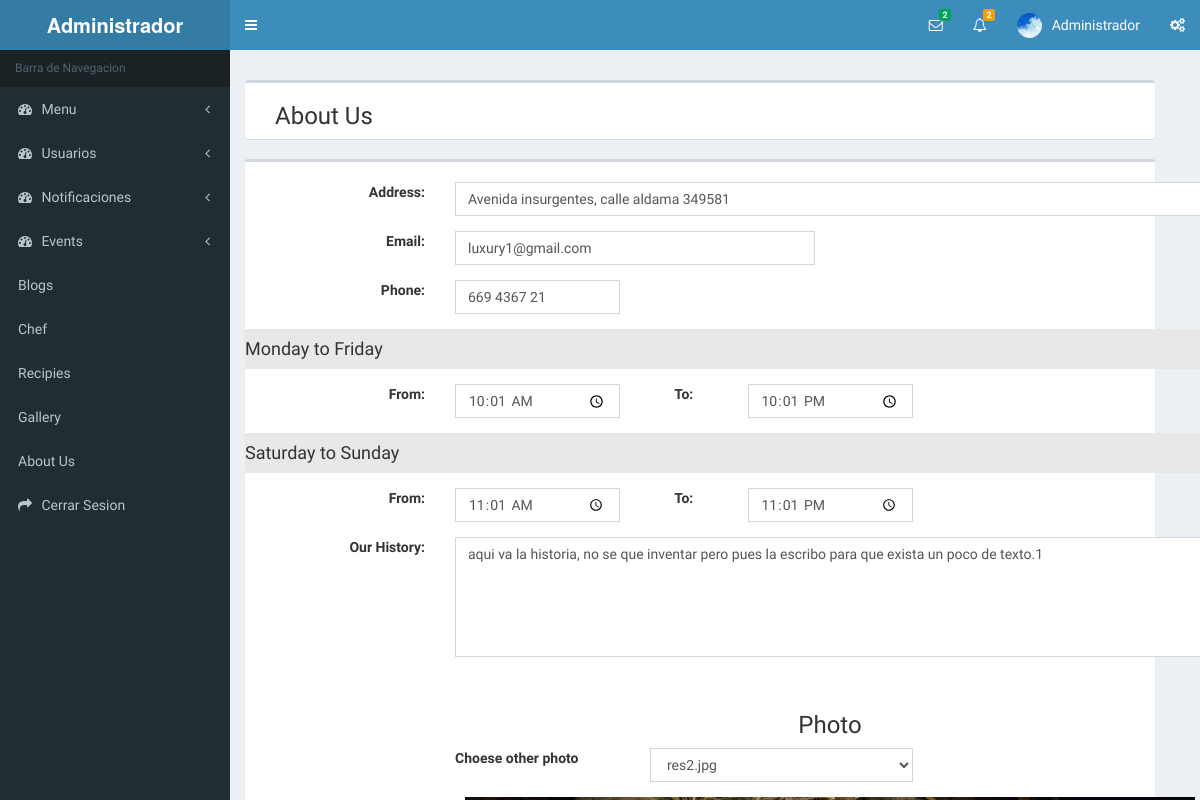
Before: /index.php/Admin/NosotrosActualizar with the older database file.
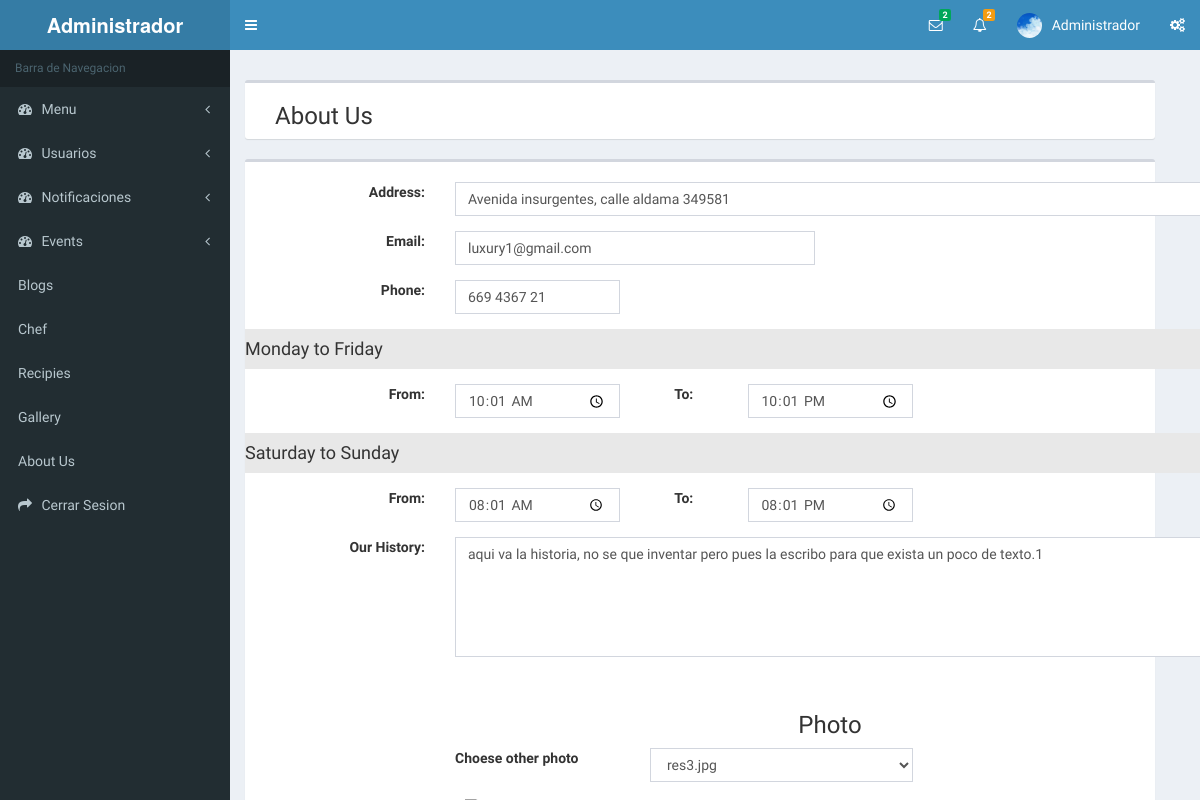
After: the same page with the newer database file.
### tables this page shows
CREATE TABLE `datos_restaurante` (
  `id` int(11) unsigned NOT NULL AUTO_INCREMENT,
  `address` varchar(255) NOT NULL,
  `telefono` varchar(12) NOT NULL,
  `email` varchar(50) NOT NULL,
  `status` tinyint(1) NOT NULL DEFAULT '1',
  `historia` text NOT NULL,
  `video` varchar(100) NOT NULL,
  `hi_lv` time NOT NULL,
  `hf_lv` time NOT NULL,
  `hi_sd` time NOT NULL,
  `hf_sd` time NOT NULL,
  PRIMARY KEY (`id`)
);

### application/controllers/Admin/NosotrosActualizar.php (called while the page is built, shortened)
<?php
class NosotrosActualizar extends CI_Controller {
	public function __construct()
	{
		$this->load->model('Restaurant/AboutUsModel');
	}
	public function index()
	{
		$data['key'] 		= $this->AboutUsModel->check();
		$data['historia']	= $this->AboutUsModel->Carga();
		$data['fotos']		= $this->AboutUsModel->GetPhotos();
		if(!empty($data['key']) ){
			$this->load->view('Administrador/NosotrosActualizar',$data);
		}
	}
}

### index.php (called while the page is built, shortened)
<?php
require_once BASEPATH.'core/CodeIgniter.php';

### application/models/Restaurant/AboutUsModel.php (called while the page is built, shortened)
<?php
class AboutUsModel extends CI_Model {
	public function Carga(){
		$this->db->select('historia, foto');
		$this->db->from('datos_restaurante, fotos_restaurante');
		$this->db->where('fotos_restaurante.tipo',1);
		return $this->db->get()->result();
	}
	public function check(){
		$query = $this->db->query('SELECT * FROM datos_restaurante WHERE EXISTS (SELECT id FROM datos_restaurante WHERE id = 1)')->row();
		return $query;
	}
	public function GetPhotos(){
		$this->db->select('*');
		$this->db->from('fotos_restaurante');
		$this->db->where('status',1);
		return $this->db->get()->result();
	}
}

### application/views/Administrador/NosotrosActualizar.php (the view, shortened to what this page needs)
<?php $this->load->view('Administrador/Global/Header');?>
<?php $this->load->view('Administrador/Global/AsideLeft');?>
<div class="content-wrapper">
    <section class="content-header">
      	<section class="content">
	        <div class="row box">
    			<div class="container">
    				<div class="col-md-2"><h3>About Us</h3></div>
    			</div>
	        </div>
	        <div class="row box">
	        	<div class="container" id="contentenido">
    				<div class="row">
    					<div class="col-md-12">
    						<form enctype="multipart/form-data" role="form" method="post" action="<?= base_url('index.php/Admin/NosotrosActualizar/do_upload'); ?>"  id="saaveForm">
    								<br>
    								<div class="row form-group">
					                    <div class="col-md-2 text-right">
					                        <label class="col-form-label mr-2 control-label">Address: </label>
					                    </div>
					                    <div class="col-md-10">
					                        <input maxlength="100" type="text" name="adrres" class="form-control" placeholder="*" value="<?= $key->address; ?>" required>
					                    </div>
					                </div>
					                <div class="row form-group">
					                    <div class="col-md-2 text-right">
					                        <label class="col-form-label mr-2 control-label">Email: </label>
					                    </div>
					                    <div class="col-md-4">
					                        <input maxlength="100" type="email" name="email" class="form-control" placeholder="*" value="<?= $key->email; ?>" required>
					                    </div>
					                </div>
					                <div class="row form-group">
					                    <div class="col-md-2 text-right">
					                        <label class="col-form-label mr-2 control-label">Phone: </label>
					                    </div>
					                    <div class="col-md-2">
					                        <input maxlength="10" type="text" name="phone" class="form-control" placeholder="*" value="<?= $key->telefono; ?>" required>
					                    </div>
					                </div>
					                <div class="row form-group" style="background-color: #e8e8e8;">
					                	<h4>Monday to Friday</h4>
					                </div>
					                <div class="row form-group">
					                    <div class="col-md-2 text-right">
					                        <label class="col-form-label mr-2 control-label">From: </label>
					                    </div>
					                    <div class="col-md-2">
					                        <input maxlength="10" type="time" name="hi_lv" class="form-control" placeholder="*" value="<?= $key->hi_lv; ?>" required>
					                    </div>
					                    <div class="col-md-1 text-center">
					                        <label class="col-form-label mr-2 control-label">To: </label>
					                    </div>
					                    <div class="col-md-2">
					                        <input maxlength="10" type="time" name="hf_lv" class="form-control" placeholder="*" value="<?= $key->hf_lv; ?>" required>
					                    </div>
					                </div>
					                <div class="row form-group" style="background-color: #e8e8e8;">
					                	<h4>Saturday to Sunday</h4>
					                </div>
					                <div class="row form-group">
					                    <div class="col-md-2 text-right">
					                        <label class="col-form-label mr-2 control-label">From: </label>
					                    </div>
					                    <div class="col-md-2">
					                        <input maxlength="10" type="time" name="hi_sd" class="form-control" placeholder="*" value="<?= $key->hi_sd; ?>" required>
					                    </div>
					                    <div class="col-md-1 text-center">
					                        <label class="col-form-label mr-2 control-label">To: </label>
					                    </div>
					                    <div class="col-md-2">
					                        <input maxlength="10" type="time" name="hf_sd" class="form-control" placeholder="*" value="<?= $key->hf_sd; ?>" required>
					                    </div>
					                </div>
					                <div class="row form-group">
					                    <div class="col-md-2 text-right">
					                        <label class="col-form-label mr-2 control-label">Our History: </label>
					                    </div>
					                    <div class="col-md-10">
					                        <textarea maxlength="100" type="text" name="history" class="form-control" placeholder="*" required style="height: 120px;"><?= $key->historia; ?></textarea><br>
					                    </div>
					                </div>
					                <div class="row form-group">
					                    <h3 class="text-center">Photo</h3>
					                    <div class="col-md-offset-2 col-md-2">
					                    	<label>Choese other photo</label>
					                    </div>
					                    <div class="col-md-3">
					                    	<select name="photo" id="photo" class="form-control">
					                    		<?php foreach ($fotos as $f) { ?>
					                    		<?php if($f->tipo==1){ ?>
					                    			<option value="<?= $f->id; ?>" selected><?= $f->foto; ?></option>
					                    		<?php }else{ ?>
					                    			<option value="<?= $f->id; ?>"><?= $f->foto; ?></option>
					                    		<?php } } ?>
					                    	</select>
					                    </div>
					                </div>
    						</form>
    					</div>
    				</div>
    			</div>
			</div>
		</section>
    </section>
  </div>
<?php $this->load->view('Administrador/Global/AsideRight');?>
<?php $this->load->view('Administrador/Global/Footer');?>

### application/views/Administrador/Global/Header.php (shortened to what this page needs)
<!DOCTYPE html>
<html>
<head>
  <link rel="stylesheet" href="<?php echo base_url('assets/AdminLTE/bower_components/bootstrap/dist/css/bootstrap.min.css');?>">
  <link rel="stylesheet" href="<?php echo base_url('assets/AdminLTE/bower_components/font-awesome/css/font-awesome.min.css');?>">
  <link rel="stylesheet" href="<?php echo base_url('assets/AdminLTE/bower_components/Ionicons/css/ionicons.min.css');?>">
  <link rel="stylesheet" href="<?php echo base_url('assets/AdminLTE/bower_components/jvectormap/jquery-jvectormap.css');?>">
  <link rel="stylesheet" href="<?php echo base_url('assets/AdminLTE/dist/css/AdminLTE.min.css');?>">
  <link rel="stylesheet" href="<?php echo base_url('assets/AdminLTE/dist/css/skins/_all-skins.min.css');?>">
        <link rel="stylesheet" href="<?= base_url('assets/sources/css/bootstrap-dialog.min.css') ?>">
</head>
<body class="hold-transition skin-blue sidebar-mini fixed">
<div class="wrapper">

### application/views/Administrador/Global/AsideLeft.php (shortened to what this page needs)
<header class="main-header">
    <a href="index2.html" class="logo">
      <span class="logo-lg"><b>Administrador</b></span>
    </a>
    <nav class="navbar navbar-static-top">
      <a href="#" class="sidebar-toggle" data-toggle="push-menu" role="button">
      </a>
      <div class="navbar-custom-menu">
        <ul class="nav navbar-nav">
          <li class="dropdown messages-menu">
            <a href="#" class="dropdown-toggle" data-toggle="dropdown">
              <i class="fa fa-envelope-o"></i>
              <span class="label label-success">2</span>
            </a>
          </li>
          <li class="dropdown notifications-menu">
            <a href="#" class="dropdown-toggle" data-toggle="dropdown">
              <i class="fa fa-bell-o"></i>
              <span class="label label-warning">2</span>
            </a>
          </li>
          <li class="dropdown user user-menu">
            <a href="#" class="dropdown-toggle" data-toggle="dropdown">
              <img src="<?php echo base_url('assets/AdminLTE/dist/img/user2-160x160.jpg');?>" class="user-image" alt="User Image">
              <span class="hidden-xs">Administrador</span>
            </a>
          </li>
          <li>
            <a href="#" data-toggle="control-sidebar"><i class="fa fa-gears"></i></a>
          </li>
        </ul>
      </div>
    </nav>
  </header>
  <aside class="main-sidebar">
    <section class="sidebar">
      <ul class="sidebar-menu" data-widget="tree">
        <li class="header">Barra de Navegacion</li>
        <li class="treeview ">
          <a href="#">
            <i class="fa fa-dashboard"></i> <span>Menu</span>
            <span class="pull-right-container">
              <i class="fa fa-angle-left pull-right"></i>
            </span>
          </a>
        </li>
        <li class="treeview ">
          <a href="#">
            <i class="fa fa-dashboard"></i> <span>Usuarios</span>
            <span class="pull-right-container">
              <i class="fa fa-angle-left pull-right"></i>
            </span>
          </a>
        </li>
        <li class="treeview ">
          <a href="#">
            <i class="fa fa-dashboard"></i> <span>Notificaciones</span>
            <span class="pull-right-container">
              <i class="fa fa-angle-left pull-right"></i>
            </span>
          </a>
        </li>
        <li class="treeview ">
          <a href="#">
            <i class="fa fa-dashboard"></i> <span>Events</span>
            <span class="pull-right-container">
              <i class="fa fa-angle-left pull-right"></i>
            </span>
          </a>
        </li>
        <li>
          <a href="<?= base_url('index.php/Admin/Blogs'); ?>">
            <i></i> <span>Blogs</span>
          </a>
        </li>
        <li>
          <a href="<?= base_url('index.php/Admin/Chef'); ?>">
            <i></i> <span>Chef</span>
          </a>
        </li>
        <li>
          <a href="<?= base_url('index.php/Admin/Recipies'); ?>">
            <i></i> <span>Recipies</span>
          </a>
        </li>
        <li>
          <a href="<?= base_url('index.php/Admin/GaleriaSubir'); ?>">
             <i></i> <span>Gallery</span>
          </a>
        </li>
        <li>
          <a href="<?php echo base_url('index.php/Admin/NosotrosActualizar') ?>">
            <i></i>About Us</a>
          </li>
        <li>
        <li>
          <a href="#">
            <i class="fa fa-share"></i> <span>Cerrar Sesion</span>
          </a>
        </li>
      </ul>
    </section>
  </aside>

### application/views/Administrador/Global/Footer.php (shortened to what this page needs)
  </div>
</body>
</html>

Changed rows visible on the page:
changed datos_restaurante "Avenida insurgentes, calle aldama 349581": hi_sd "11:01:00" → "08:01:00"; hf_sd "23:01:00" → "20:01:00"
Other visible differences:
form field photo: "res2.jpg" → "res3.jpg"
